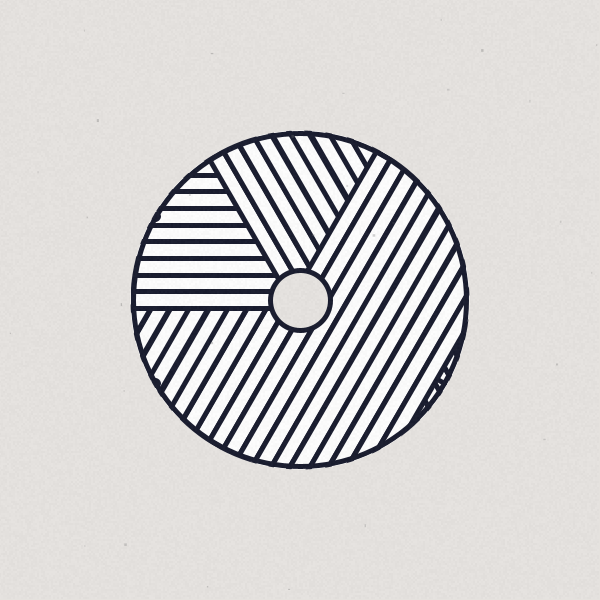
Frame 1 (no input)
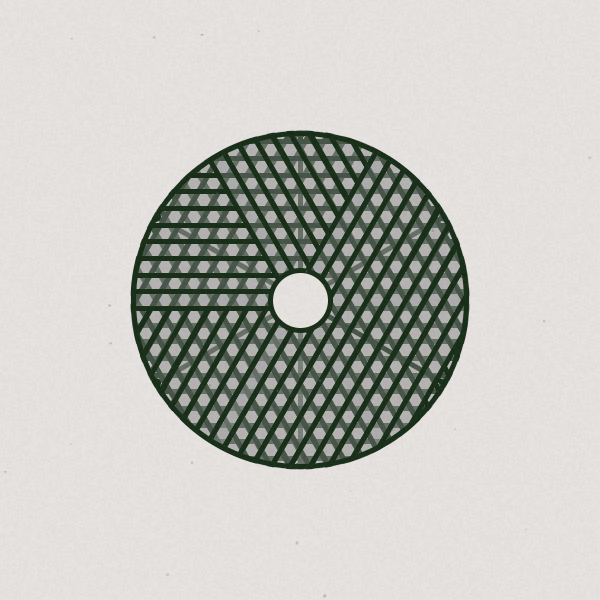
Frame 2 (the mouse pressed at the canvas centre, redrawn once)

The Processing sketch that drew these frames (run headless with seeded random() and noise(); the mouse was pressed at the canvas centre and the sketch redrawn once):

// Processing sketch: corded_aperture_2
// ── corded_aperture_2.pde
/////////////////////////// //<>// 
//                       //
//   -~=Manoylov AC=~-   //
//                       //
///////////////////////////
//
// browser version
// Don't use without permission
//
// Based on:
// #37 Son of Ra
// http://geometrydaily.tumblr.com/post/17155048079/37-son-of-ra-a-new-minimal-geometric
//
// Controls:
// MouseClick  - redraw 
//
// Keys:
// X  - add one strip
// Z - remove one strip 
// S - increase aperture
// A - decrease aperture
//
/////////////////////////////////////////////////

int sw = 2;           
int sz = 600;
float diam = 600/1.8;
float start;
int aperture = 60;
int folds = 6;
int num_cords = 10;
float step = diam/num_cords;
int [] ch = { -1, 1 };
float[][] xyArray; // Declare an array
int wdt = 65;

void setup() {
  size(600, 600);
  colorMode(HSB, 100, 100, 100);
  noLoop();
  rectMode(CENTER);
  noStroke();
}

void draw() {

  background(10, 3, 90);
  
  start = diam; 

  float H = random(0, 100);
  float S = random(90, 100);
  float B = 10;
//  float angle = 360/folds;
  float angle = TWO_PI/(float)folds;
  stroke(H,S,B);
  strokeWeight(5);

  xyArray = new float [folds][5]; // Setup the array dimentions
  float radius = diam/2;
  for(int i = 0; i<folds; i++){
    
    /*
    float x = radius*sin(angle*i)+width/2;
    float y = radius*cos(angle*i)+height/2;
    xyArray[i][0] = x; // x1 co-ordinate
    xyArray[i][1] = y; // y1 co-ordinate
    xyArray[i][2] = (aperture/2) * sin(angle*i) + width/2; // x2 co-ordinate
    xyArray[i][3] = (aperture/2) * cos(angle*i) + height/2; // y2 co-ordinate
    xyArray[i][4] = 0.0;
    */
    
  }
 
  // Draw the shape
  for(int i=0;i<folds;i++){
    pushMatrix();
    translate(width/2,height/2);  
    rotate(radians((360/folds) * i));
    
    float x = radius*sin(angle*i)+width/2;
    float y = radius*cos(angle*i)+height/2;
//    translate(x,y);
   
//    float x2 = (aperture/2) * sin(angle*i) + width/2;
//    float y2 = (aperture/2) * cos(angle*i) + height/2;
    
//    line(x, y, x2, y2);
    
    line(0, aperture/2, 0, radius); 
    float available_space = dist(x,y,radius*sin(angle*(i+1))+width/2,radius*cos(angle*(i+1))+height/2);
    println("available space = " + available_space);
    println("divided by "+num_cords+" = " + available_space/num_cords); 
    for(int ii = 0; ii < this.num_cords; ii++){
       rect(0, 0, diam, available_space/num_cords);
       translate(0,available_space/num_cords);
    }
//    translate(0,0);

    popMatrix();
    /*
    int offset = i + ceil(folds/4); 
    if(folds < 4) {
      offset = i+1;
    }
    
    if(offset >= folds){
      offset = offset - folds;
    }
//  translate(0,0);
    
    
    for(int ii = 0; ii < num_cords; ii++){
      line(x+20, y, xyArray[offset][2] +20, xyArray[offset][3]);      
    }
    */
    ellipse(x, y, 5, 5);

  }

  stroke(H,S,B);
  strokeWeight(5);
  noFill();
  ellipse(width/2, height/2, (diam), (diam));
  fill(10, 3, 90);
  ellipse(width/2, height/2, aperture, aperture);
  noFill();
  stroke(10, 3, 90);

  strokeWeight(300);
  // this is masking the strips 
  // outside of the center circle
  ellipse(width/2, height/2, (diam+sz/2) +5, (diam+sz/2)+ 5);

  // paper(10);  // browser value
  paper(30);  // normal value
  save("corded_aperture.jpg");
}

void cord() {
  
}
void keyPressed() {
  if (key == 'z') {
    folds--;
  }
  if (key == 'x') {
    folds++;
  }
  if (key == 'a') {
    aperture = aperture - 4;
  }
   if (key == 's') {
    aperture = aperture + 4;
  }
  
  folds = constrain(folds, 2, 30);
  step = diam/num_cords;
  redraw();
}

void paper(int in_val) {
  noStroke();
  for (int i = 0; i<width-1; i+=2) {
    for (int j = 0; j<height-1; j+=2) {
      fill(random(85-10, 85+10), in_val);
      rect(i, j, 2, 2);
    }
  }

  for (int i = 0; i<30; i++) {
    fill(random(40, 60), random(in_val*2.5, in_val*3));
    rect(random(0, width-2), random(0, height-2), random(1, 3), random(1, 3));
  }
}
